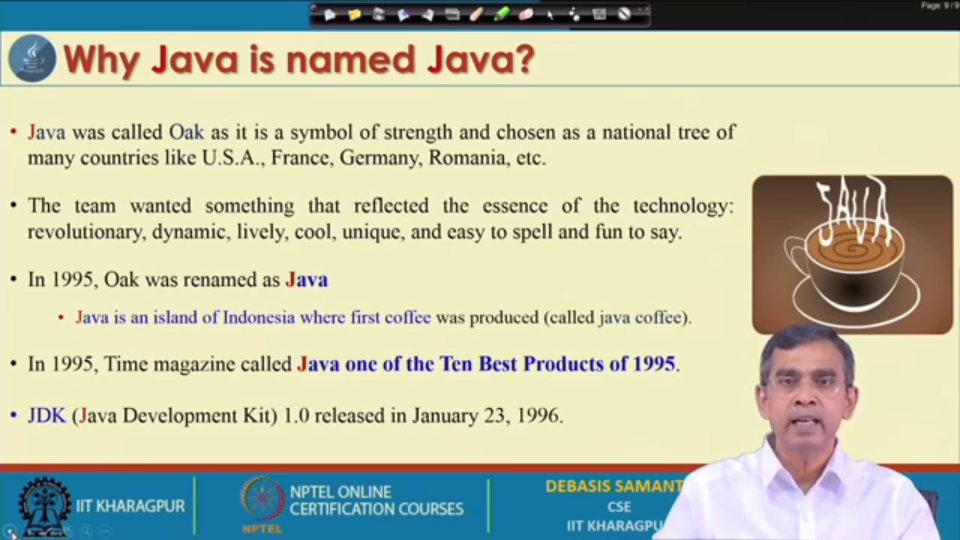
#> input picture frame 7 of sample3.mp4, 1920 x 1080 px, given in place of sample1.mp4, which was not available (shown at 1/2 size)
$ python PROJECT3.py
#> lines starting #> are read from the running program, lines starting #| are printed output that depends on the picture; after the words box and inside, x2 and y2 are one past the last pixel; in counts of white or black regions, pixels touching at a corner belong together; pictures that were not available may be replaced by others from this repository, and a replacement may not be noted
import cv2
import pytesseract

# Path to the video file
video_path = 'sample1.mp4'

# Specify the path to the Tesseract executable if not in system PATH
pytesseract.pytesseract.tesseract_cmd = r'C:\Program Files\Tesseract-OCR\tesseract.exe'  # Change this path as per your installation

# Initialize the video capture object
cap = cv2.VideoCapture(video_path)

# Check if video opened successfully
if not cap.isOpened():
    print("Error: Could not open video.")
    exit()

# Initialize a variable to hold the collected text
collected_text = ""

frame_count = 0
while True:
    ret, frame = cap.read()
#> frame is the input picture: shape (1080, 1920, 3); mean B, G, R 168.8, 193.4, 191.8

    # Break the loop if no frame is returned
    if not ret:
        break

    frame_count += 1

    # Convert frame to grayscale
    gray_frame = cv2.cvtColor(frame, cv2.COLOR_BGR2GRAY)
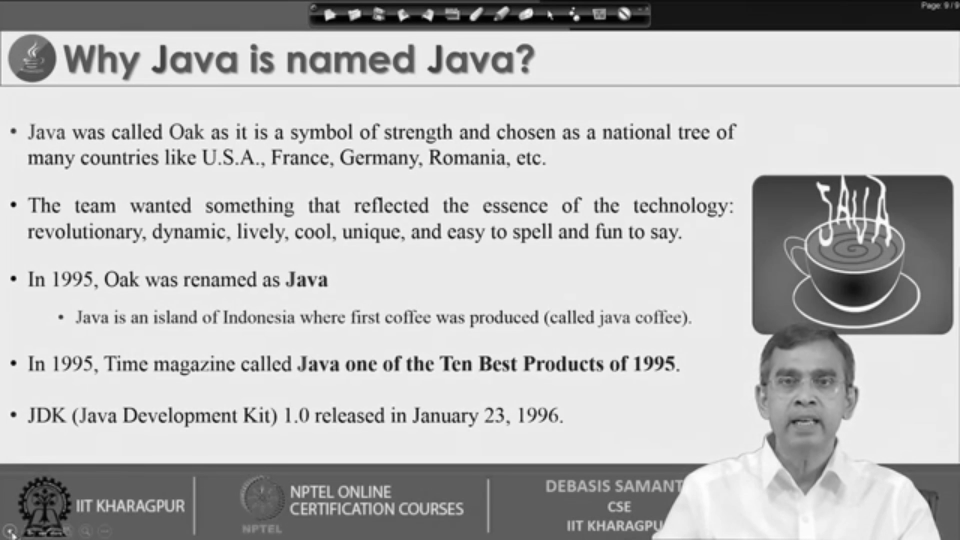
#> gray_frame: shape (1080, 1920) (shown at 1/2 size); min 0, max 255, mean 190.1

    # Apply thresholding to get a binary image
    _, binary_frame = cv2.threshold(gray_frame, 150, 255, cv2.THRESH_BINARY + cv2.THRESH_OTSU)
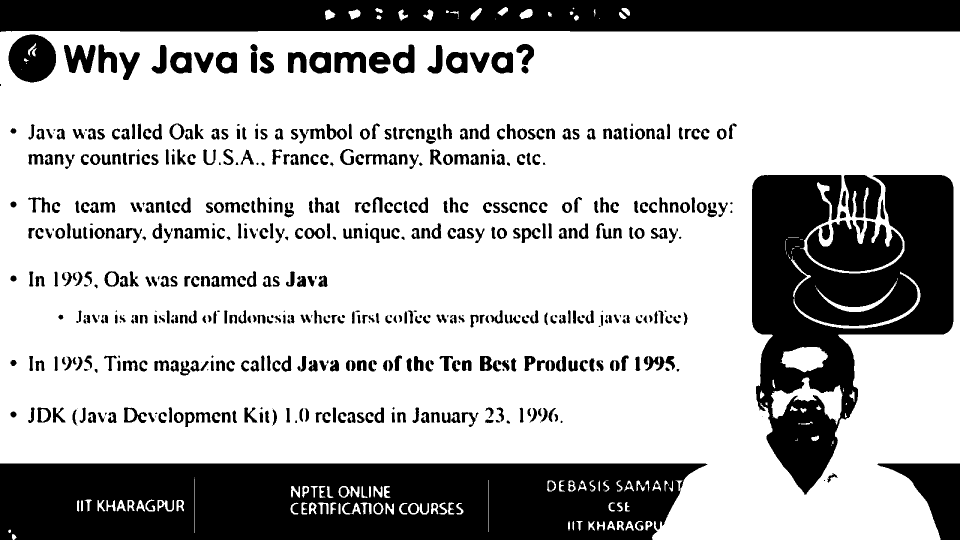
#> binary_frame: shape (1080, 1920) (shown at 1/2 size); 71.2% white; 645 black regions (93 under 20 px), largest, box (x1, y1, x2, y2) and area: (0, 927, 1415, 1080) 194714, (1504, 350, 1907, 990) 133788, (0, 0, 1920, 64) 117509

    # Perform OCR on the frame
#> (the run stopped early here; a loop or call above may not have finished)

$ run again, starting later in the video
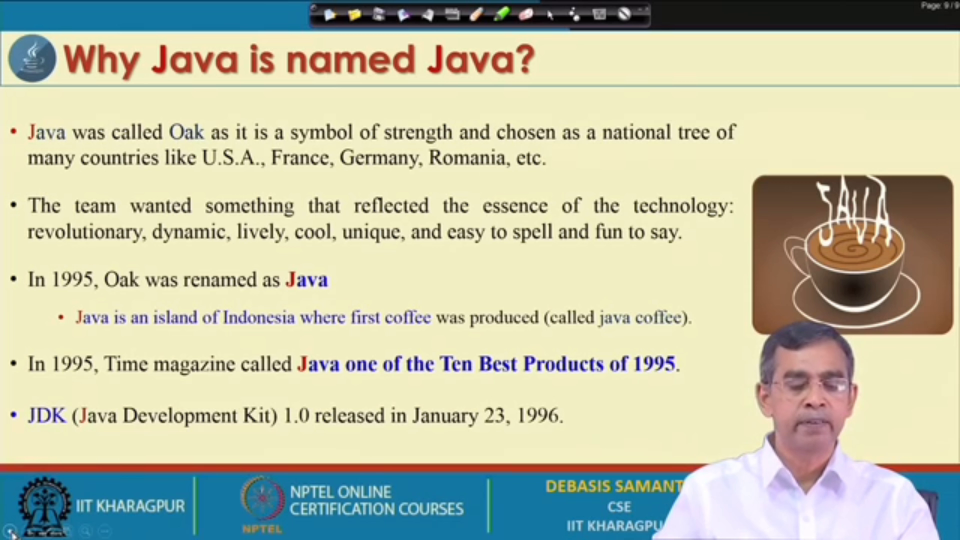
#> input picture frame 32 of sample3.mp4, 1920 x 1080 px, given in place of sample1.mp4, which was not available (shown at 1/2 size)
#> frame is the input picture: shape (1080, 1920, 3); mean B, G, R 168.9, 193.5, 191.8
#> `gray_frame = cv2.cvtColor(frame, cv2.COLOR_BGR2GRAY)`:
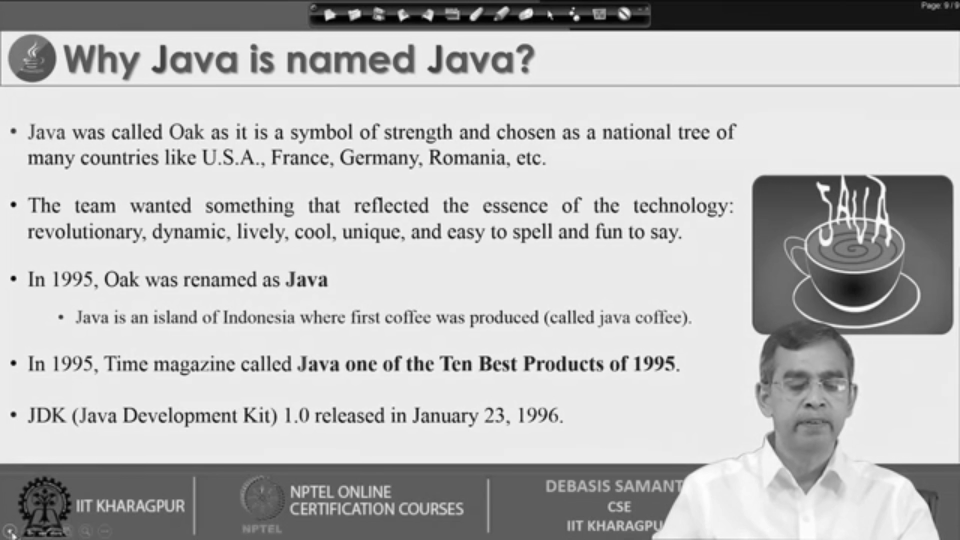
#> gray_frame: shape (1080, 1920) (shown at 1/2 size); min 0, max 255, mean 190.2
#> `_, binary_frame = cv2.threshold(gray_frame, 150, 255, cv2.THRESH_BINAR..`:
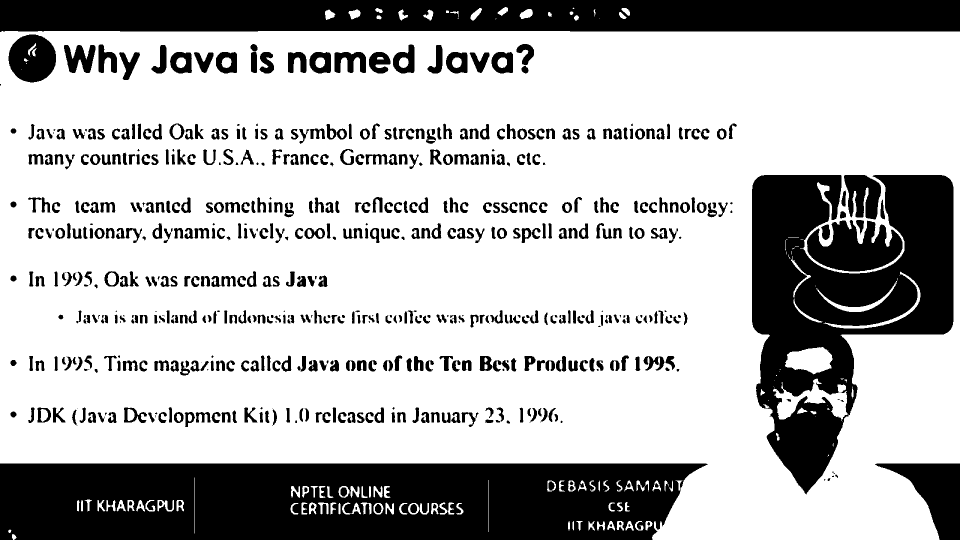
#> binary_frame: shape (1080, 1920) (shown at 1/2 size); 71.2% white; 652 black regions (94 under 20 px), largest, box (x1, y1, x2, y2) and area: (0, 927, 1416, 1080) 194929, (1504, 350, 1907, 989) 133555, (0, 0, 1920, 64) 117547

$ run again, starting later in the video
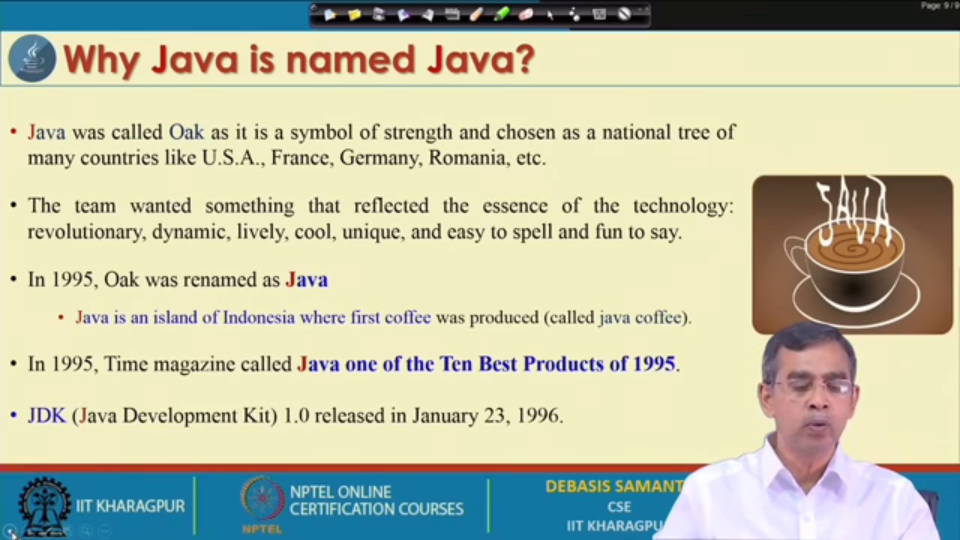
#> input picture frame 58 of sample3.mp4, 1920 x 1080 px, given in place of sample1.mp4, which was not available (shown at 1/2 size)
#> frame is the input picture: shape (1080, 1920, 3); mean B, G, R 168.8, 193.4, 191.8
#> `gray_frame = cv2.cvtColor(frame, cv2.COLOR_BGR2GRAY)`:
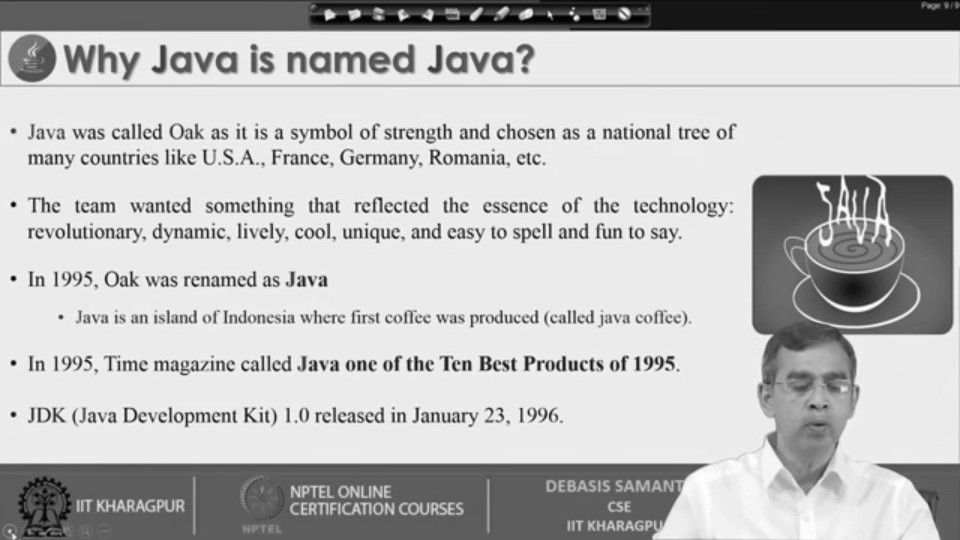
#> gray_frame: shape (1080, 1920) (shown at 1/2 size); min 0, max 255, mean 190.1
#> `_, binary_frame = cv2.threshold(gray_frame, 150, 255, cv2.THRESH_BINAR..`:
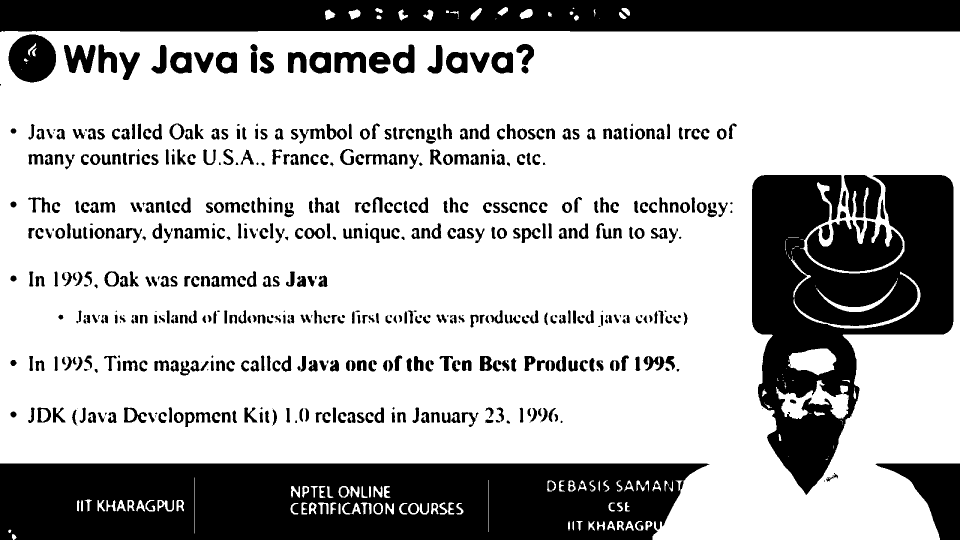
#> binary_frame: shape (1080, 1920) (shown at 1/2 size); 71.2% white; 649 black regions (92 under 20 px), largest, box (x1, y1, x2, y2) and area: (0, 927, 1419, 1080) 195066, (1504, 350, 1907, 990) 133920, (0, 0, 1920, 64) 117533
